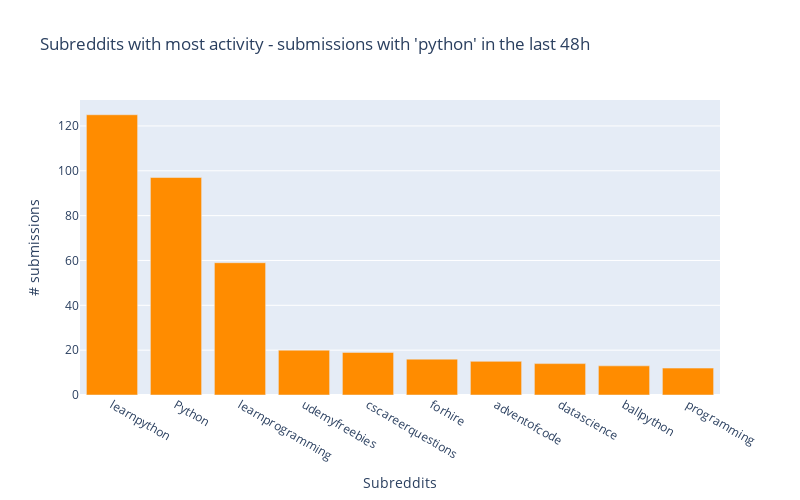

The cell this chart's notebook holds for it:
### Markdown cell above
## Submission activity <a class="anchor" id="2"></a>

### Code cell
data = get_pushshift_data(data_type="submission", q=TERM_OF_INTEREST, after=TIMEFRAME, size=1000, aggs="subreddit").get("aggs").get("subreddit")
df = pandas.DataFrame.from_records(data)[0:10]
px.bar(df,
       x="key",
       y="doc_count",
       title=f"Subreddits with most activity - submissions with '{TERM_OF_INTEREST}' in the last {TIMEFRAME}",
       labels={"doc_count": "# submissions","key": "Subreddits"},
       color_discrete_sequence=[SUBMISSION_COLOR],
       height=500,
       width=800)

### Figure 1 — Plotly figure (JSON) as saved in the notebook; plotly's stock layout.template omitted (floating-point values rounded to 4 significant figures)
{"data": [{"alignmentgroup": "True", "hoverlabel": {"namelength": 0}, "hovertemplate": "Subreddits=%{x}<br># submissions=%{y}", "legendgroup": "", "marker": {"color": "darkorange"}, "name": "", "offsetgroup": "", "orientation": "v", "showlegend": false, "textposition": "auto", "type": "bar", "x": ["learnpython", "Python", "learnprogramming", "udemyfreebies", "cscareerquestions", "forhire", "adventofcode", "datascience", "ballpython", "programming"], "xaxis": "x", "y": [125, 97, 59, 20, 19, 16, 15, 14, 13, 12], "yaxis": "y"}], "layout": {"barmode": "relative", "height": 500, "legend": {"tracegroupgap": 0}, "title": {"text": "Subreddits with most activity - submissions with 'python' in the last 48h"}, "width": 800, "xaxis": {"anchor": "y", "autorange": true, "domain": [0, 1], "range": [-0.5, 9.5], "title": {"text": "Subreddits"}, "type": "category"}, "yaxis": {"anchor": "x", "autorange": true, "domain": [0, 1], "range": [0, 131.6], "title": {"text": "# submissions"}, "type": "linear"}}}
